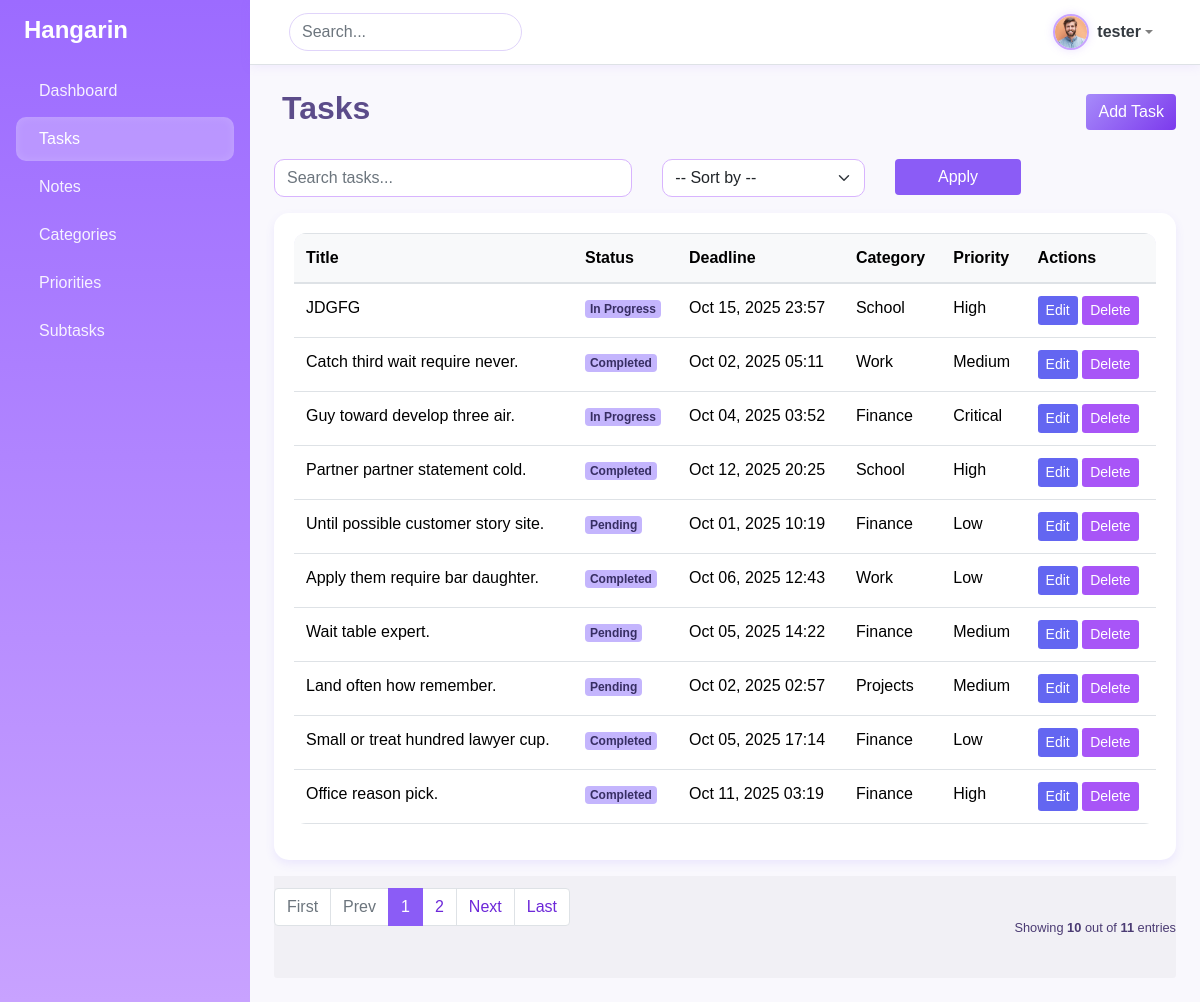
Page /tasks/ (signed in) on the committed database.
### task/models.py (models this page shows, shortened)
class BaseModel(models.Model):
    created_at = models.DateTimeField(auto_now_add=True)
    updated_at = models.DateTimeField(auto_now=True)
    class Meta:
        abstract = True

class Task(BaseModel):
    title = models.CharField(max_length=200)
    description = models.TextField()
    status = models.CharField(max_length=50, choices=STATUS_CHOICES, default="Pending")
    deadline = models.DateTimeField(default=timezone.now)
    priority = models.ForeignKey("task.Priority", on_delete=models.CASCADE)
    category = models.ForeignKey("task.Category", on_delete=models.CASCADE)

class Category(BaseModel):
    name = models.CharField(max_length=100)
    class Meta:
        verbose_name = "Category"
        verbose_name_plural = "Categories"
    def __str__(self):
        return self.name

class Priority(BaseModel):
    name = models.CharField(max_length=100)
    class Meta:
        verbose_name = "Priority"
        verbose_name_plural = "Priorities"
    def __str__(self):
        return self.name

### task/views.py (the view)
# urls.py: path('tasks/', views.TaskListView.as_view(), name='task-list'),
@method_decorator(login_required(login_url='/accounts/login/'), name='dispatch')
class TaskListView(ListView):
    model = Task
    context_object_name = "tasks"
    template_name = "task_list.html"
    paginate_by = 10
    def get_queryset(self):
        queryset = super().get_queryset()
        query = self.request.GET.get("q")
        sort_option = self.request.GET.get("sort")
        if query:
            queryset = queryset.filter(title__icontains=query)
        if sort_option == "title_asc":
            queryset = queryset.order_by("title")
        elif sort_option == "title_desc":
            queryset = queryset.order_by("-title")
        elif sort_option == "created_asc":
            queryset = queryset.order_by("created_at")
        elif sort_option == "created_desc":
            queryset = queryset.order_by("-created_at")
        elif sort_option == "priority_asc":
            queryset = queryset.order_by("priority__name")  # assuming Priority has a 'level' field
        elif sort_option == "priority_desc":
            queryset = queryset.order_by("-priority__name")
        else:
            queryset = queryset.order_by("-created_at")
        return queryset

### templates/task_list.html (shortened to what this page needs)
{% extends 'base.html' %}
{% block content %}
<div class="d-flex justify-content-between align-items-center mb-4">
    <h2 class="fw-bold">Tasks</h2>
    <a href="{% url 'task-add' %}" class="btn btn-primary"> Add Task</a>
</div>
<form method="get" class="row g-2 mb-3">
    <div class="col-md-5">
        <input type="text" name="q" value="{{ request.GET.q }}" class="form-control" placeholder="Search tasks...">
    </div>
    <div class="col-md-3">
        <select name="sort" class="form-select">
            <option value="">-- Sort by --</option>
        </select>
    </div>
    <div class="col-md-2">
        <button type="submit" class="btn btn-secondary w-100"> Apply</button>
    </div>
</form>
<div class="card">
    <div class="card-body table-responsive">
        <table class="table table-hover align-middle">
            <thead class="table-light">
                <tr>
                    <th>Title</th>
                    <th>Status</th>
                    <th>Deadline</th>
                    <th>Category</th>
                    <th>Priority</th>
                    <th>Actions</th>
                </tr>
            </thead>
            <tbody>
                {% for task in tasks %}
                <tr>
                    <td>{{ task.title }}</td>
                    <td><span class="badge bg-info text-dark">{{ task.status }}</span></td>
                    <td>{{ task.deadline|date:"M d, Y H:i" }}</td>
                    <td>{{ task.category }}</td>
                    <td>{{ task.priority }}</td>
                    <td>
                        <a href="{% url 'task-update' task.pk %}" class="btn btn-sm btn-warning">Edit</a>
                        <a href="{% url 'task-delete' task.pk %}" class="btn btn-sm btn-danger">Delete</a>
                    </td>
                </tr>
                {% empty %}
                <tr>
                    <td colspan="6" class="text-center text-muted">No tasks yet.</td>
                </tr>
                {% endfor %}
            </tbody>
        </table>
    </div>
</div>
{% include "includes/pagination.html" %}
{% endblock %}

### templates/base.html (shortened to what this page needs)
{% load socialaccount %}
{% load static %}
{% load pwa %}
<!DOCTYPE html>
<html lang="en">
<head>
    <link href="https://cdn.jsdelivr.net/npm/bootstrap@5.3.2/dist/css/bootstrap.min.css" rel="stylesheet">
    <link rel="stylesheet"
        href="https://cdnjs.cloudflare.com/ajax/libs/line-awesome/1.3.0/line-awesome/css/line-awesome.min.css" />
    <link rel="stylesheet" href="{% static 'css/bootstrap.min.css' %}" />
    <link rel="stylesheet" href="{% static 'css/style.css' %}">
</head>
<body>
    <div class="d-flex" id="wrapper">
        <div id="sidebar-wrapper" class="p-3 shadow-sm">
            <h4 class="fw-bold mb-4 d-flex align-items-center">
                Hangarin
            </h4>
            <ul class="nav flex-column">
                <li class="nav-item mb-1">
                    <a href="{% url 'dashboard' %}"
                        class="nav-link {% if request.resolver_match.url_name == 'dashboard' %}active{% endif %}">
                        Dashboard
                    </a>
                </li>
                <li class="nav-item mb-1">
                    <a href="{% url 'task-list' %}"
                        class="nav-link {% if request.resolver_match.url_name == 'task-list' %}active{% endif %}">
                        Tasks
                    </a>
                </li>
                <li class="nav-item mb-1">
                    <a href="{% url 'note-list' %}"
                        class="nav-link {% if request.resolver_match.url_name == 'note-list' %}active{% endif %}">
                        Notes
                    </a>
                </li>
                <li class="nav-item mb-1">
                    <a href="{% url 'category-list' %}"
                        class="nav-link {% if request.resolver_match.url_name == 'category-list' %}active{% endif %}">
                        Categories
                    </a>
                </li>
                <li class="nav-item mb-1">
                    <a href="{% url 'priority-list' %}"
                        class="nav-link {% if request.resolver_match.url_name == 'priority-list' %}active{% endif %}">
                        Priorities
                    </a>
                </li>
                <li class="nav-item mb-1">
                    <a href="{% url 'subtask-list' %}"
                        class="nav-link {% if request.resolver_match.url_name == 'subtask-list' %}active{% endif %}">
                        Subtasks
                    </a>
                </li>
            </ul>
        </div>
        <div id="page-content-wrapper" class="flex-grow-1">
            <nav class="navbar navbar-expand-lg navbar-light border-bottom px-4 sticky-top">
                <div class="container-fluid">
                    <form class="d-flex">
                        <input class="form-control me-2" type="search" placeholder="Search..." aria-label="Search">
                    </form>
                    <ul class="navbar-nav ms-auto align-items-center">
                        {% if request.user.is_authenticated %}
                        <li class="nav-item dropdown">
                            <a class="nav-link dropdown-toggle d-flex align-items-center" href="#" id="userDropdown"
                                role="button" data-bs-toggle="dropdown" aria-expanded="false">
                                <img src="{% static 'img/profile2.jpg' %}" alt="User" class="profile-pic me-2">
                                <span class="fw-semibold text-dark">{{ request.user.username }}</span>
                            </a>
                        </li>
                        {% else %}
                        <li class="nav-item">
                            <a href="{% url 'account_login' %}" class="btn btn-outline-primary btn-sm">Login</a>
                        </li>
                        {% endif %}
                    </ul>
                </div>
            </nav>
            <main class="p-4">
                {% block content %}{% endblock %}
            </main>
        </div>
    </div>
</body>
</html>

### templates/includes/pagination.html (shortened to what this page needs)
{% if is_paginated %}
<div class="card-footer px-0 border-0 d-flex flex-column flex-lg-row align-items-center justify-content-between mt-3">
    <nav aria-label="Topics pagination" class="mb-4">
        <ul class="pagination">
            {% if page_obj.number > 1 %}
            <li class="page-item">
                <a class="page-link" href="?page=1">First</a>
            </li>
            {% else %}
            <li class="page-item disabled">
                <span class="page-link">First</span>
            </li>
            {% endif %}
            {% if page_obj.has_previous %}
            <li class="page-item">
                <a class="page-link" href="?page={{ page_obj.previous_page_number }}">Prev</a>
            </li>
            {% else %}
            <li class="page-item disabled">
                <span class="page-link">Prev</span>
            </li>
            {% endif %}
            {% for page_num in paginator.page_range %}
            {% if page_obj.number == page_num %}
            <li class="page-item active">
                <span class="page-link">
                    {{ page_num }}
                </span>
            </li>
            {% elif page_num > page_obj.number|add:'-3' and page_num < page_obj.number|add:'3' %} <li class="page-item">
                <a class="page-link" href="?page={{ page_num }}">{{ page_num }}</a>
                </li>
                {% endif %}
                {% endfor %}
                {% if page_obj.has_next %}
                <li class="page-item">
                    <a class="page-link" href="?page={{ page_obj.next_page_number }}">Next</a>
                </li>
                {% else %}
                <li class="page-item disabled">
                    <span class="page-link">Next</span>
                </li>
                {% endif %}
                {% if page_obj.number != paginator.num_pages %}
                <li class="page-item">
                    <a class="page-link" href="?page={{ paginator.num_pages }}">Last</a>
                </li>
                {% else %}
                <li class="page-item disabled">
                    <span class="page-link">Last</span>
                </li>
                {% endif %}
        </ul>
    </nav>
    <div class="fw-normal small mt-4 mt-lg-0">
        Showing <b>{{object_list.count}}</b> out of <b>{{paginator.count}}</b> entries
    </div>
</div>
{% endif %}

### static/css/style.css (style rules this page uses)
body { font-family: 'Poppins', sans-serif; }
.card { border-radius: 15px; }
.table { border-radius: 12px; overflow: hidden; }
#sidebar-wrapper { width: 250px; min-height: 100vh; background: linear-gradient(180deg, #007bff 0%, #0056b3 100%); color: white; transition: all 0.3s; }
#sidebar-wrapper .nav-link { color: rgba(255, 255, 255, 0.9); border-radius: 8px; padding: 10px 15px; transition: all 0.3s ease; }
#sidebar-wrapper .nav-link:hover, #sidebar-wrapper .nav-link.active { background-color: rgba(255, 255, 255, 0.15); color: #fff; }
.navbar { height: 65px; background-color: #ffffff !important; }
.navbar .form-control { border-radius: 30px; }
main { min-height: calc(100vh - 65px); background-color: #f8f9fc; }

### templates/base.html (style rules this page uses)
:root { --lilac-light: #f5ecff; --lilac: #c8a2ff; --lilac-dark: #9c6bff; --white: #ffffff; --gray-light: #f9f8fd; --text-dark: #3c2a4d; --text-muted: #7a6b8d; }
body { background: var(--gray-light); font-family: 'Poppins', sans-serif; color: var(--text-dark); }
#sidebar-wrapper { width: 250px; min-height: 100vh; background: linear-gradient(180deg, var(--lilac-dark) 0%, var(--lilac) 100%); color: white; transition: all 0.3s; box-shadow: 2px 0 15px rgba(156, 107, 255, 0.15); }
#sidebar-wrapper h4 { font-weight: 700; color: #fff; }
#sidebar-wrapper .nav-link { color: rgba(255, 255, 255, 0.9); border-radius: 10px; padding: 10px 15px; transition: all 0.3s ease; font-weight: 500; }
#sidebar-wrapper .nav-link:hover, #sidebar-wrapper .nav-link.active { background: rgba(255, 255, 255, 0.25); color: #fff; box-shadow: inset 0 0 10px rgba(255, 255, 255, 0.15); }
.navbar { height: 65px; background-color: var(--white) !important; box-shadow: 0 2px 10px rgba(156, 107, 255, 0.1); }
.navbar .form-control { border-radius: 25px; border: 1px solid #e0d4fa; transition: all 0.3s ease; }
main { min-height: calc(100vh - 65px); background-color: var(--gray-light); }
.profile-pic { width: 36px; height: 36px; border-radius: 50%; object-fit: cover; border: 2px solid var(--lilac); box-shadow: 0 0 10px rgba(156, 107, 255, 0.2); }

### templates/task_list.html (style rules this page uses)
body { background-color: #f9f7fc; color: #4b3b73; }
h2 { color: #5c4c8a; }
.btn-primary { background: linear-gradient(135deg, #a78bfa, #7c3aed); border: none; color: white; font-weight: 500; transition: 0.3s ease; }
.btn-secondary { background: #8b5cf6; border: none; color: #fff; transition: 0.3s ease; }
.card { border: none; border-radius: 15px; box-shadow: 0 4px 10px rgba(120, 87, 255, 0.1); background-color: #fff; }
.table thead { background-color: #ede9fe; color: #4c1d95; }
.badge.bg-info { background: #c4b5fd !important; color: #372e63 !important; }
.btn-warning { background-color: #6366f1 !important; border: none; color: #fff !important; }
.btn-danger { background-color: #a855f7 !important; border: none; }
.form-control, .form-select { border-radius: 10px; border: 1px solid #d8b4fe; }
.pagination .page-link { color: #6d28d9; }
.pagination .active .page-link { background-color: #8b5cf6; border-color: #8b5cf6; }

### rows in the picture
Task: title "JDGFG", status "In Progress", deadline "Oct 15, 2025 23:57", category "School", priority "High"
Task: title "Catch third wait require never.", status "Completed", deadline "Oct 02, 2025 05:11", category "Work", priority "Medium"
Task: title "Guy toward develop three air.", status "In Progress", deadline "Oct 04, 2025 03:52", category "Finance", priority "Critical"
Task: title "Partner partner statement cold.", status "Completed", deadline "Oct 12, 2025 20:25", category "School", priority "High"
Task: title "Until possible customer story site.", status "Pending", deadline "Oct 01, 2025 10:19", category "Finance", priority "Low"
Task: title "Apply them require bar daughter.", status "Completed", deadline "Oct 06, 2025 12:43", category "Work", priority "Low"
Task: title "Wait table expert.", status "Pending", deadline "Oct 05, 2025 14:22", category "Finance", priority "Medium"
Task: title "Land often how remember.", status "Pending", deadline "Oct 02, 2025 02:57", category "Projects", priority "Medium"
Task: title "Small or treat hundred lawyer cup.", status "Completed", deadline "Oct 05, 2025 17:14", category "Finance", priority "Low"
Task: title "Office reason pick.", status "Completed", deadline "Oct 11, 2025 03:19", category "Finance", priority "High"

### other values in the picture
{{ request.user.username }} "tester"
{{ page_num }} "1"
{{ page_num }} "2"
{{ object_list.count }} "10"
{{ paginator.count }} "11"
